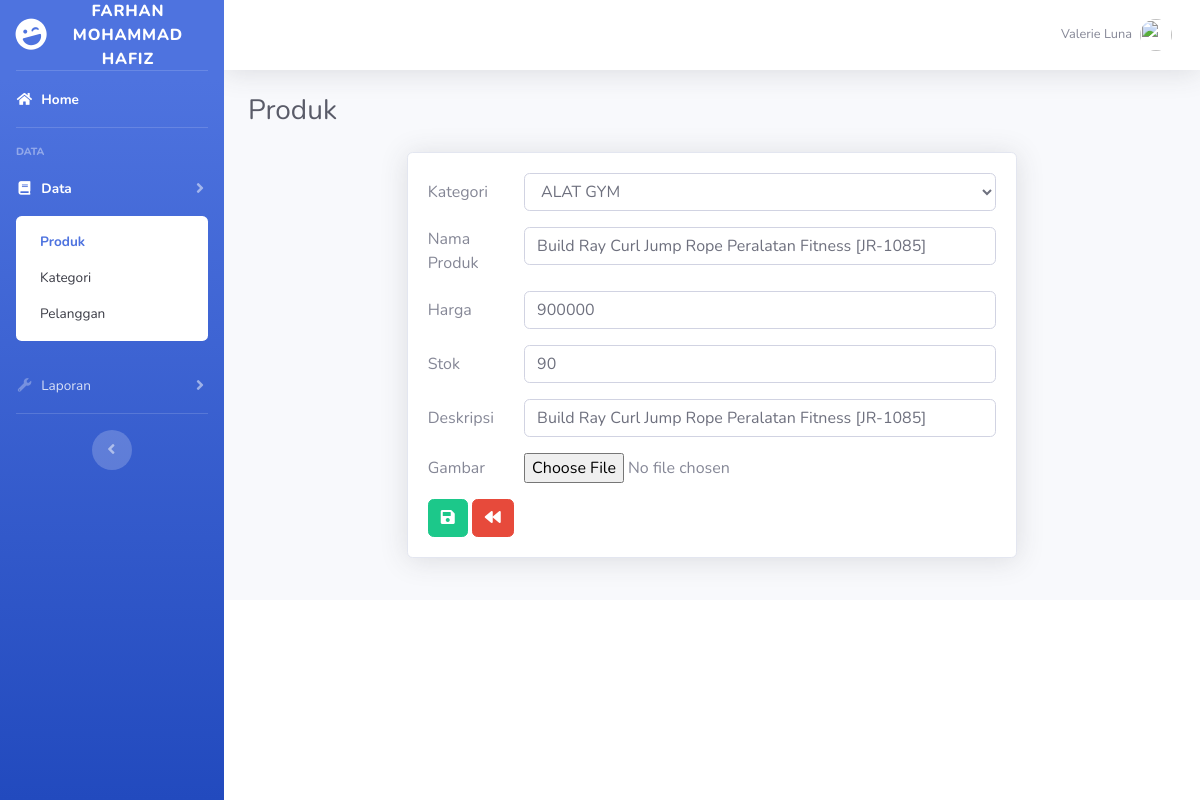
The page /admin/index.php?page=produk&act=edit&idpro=29 on the database its author committed.
### tables this page shows
CREATE TABLE `tbproduk` (
  `id` int(10) NOT NULL,
  `id_kategori` varchar(10) NOT NULL,
  `nama_barang` text NOT NULL,
  `harga` varchar(10) NOT NULL,
  `stok` char(10) NOT NULL,
  `deskripsi` text NOT NULL,
  `tanggal` varchar(50) NOT NULL,
  `img` varchar(50) NOT NULL
);

CREATE TABLE `tbkategori` (
  `id` int(10) NOT NULL,
  `kategori` varchar(200) NOT NULL
);

### admin/page/produk/add_produk.php (the view, shortened to what this page needs)
<?php
$act = $_GET['act'];
if($act=='edit'){
	$id = $_GET['idpro'];
	$sql = mysql_query("SELECT * FROM tbproduk WHERE id='$id'");
	$dt = mysql_fetch_array($sql);
	$aksi = 'edit';
} else {
	$aksi = 'add';
}
?>
<div class="col-md-8 offset-md-2">
	<div class="card shadow">
		<div class="card-body">
			<form method="POST" action="?page=produk&act=proses&aksi=<?= $aksi;?>" enctype="multipart/form-data">
				<div class="form-group form-row">
					<label class="col-md-2 my-auto">Kategori</label>
					<div class="col-md-10">
						<select class="form-control" name="kat">
							<?php
							$sql = mysql_query("SELECT * FROM tbkategori ORDER BY id ASC");
							while($d = mysql_fetch_array($sql)){?>
								<option value="<?= $d['id'];?>" <?= $dt['id_kategori']==$d['id'] ? 'selected' : '';?>><?= ucfirst($d['kategori']);?></option>
							<?php } ?>
						</select>
					</div>
				</div>
				<div class="form-group form-row">
					<label class="col-md-2 my-auto">Nama Produk</label>
					<div class="col-md-10">
						<input type="text" name="nama" class="form-control" value="<?= @$dt['nama_barang'];?>">
					</div>
				</div>
				<div class="form-group form-row">
					<label class="col-md-2 my-auto">Harga</label>
					<div class="col-md-10">
						<input type="text" name="harga" class="form-control" value="<?= @$dt['harga'];?>">
					</div>
				</div>
				<div class="form-group form-row">
					<label class="col-md-2 my-auto">Stok</label>
					<div class="col-md-10">
						<input type="text" name="stok" class="form-control" value="<?= @$dt['stok'];?>">
					</div>
				</div>
				<div class="form-group form-row">
					<label class="col-md-2 my-auto">Deskripsi</label>
					<div class="col-md-10">
						<input type="text" name="des" class="form-control" value="<?= @$dt['deskripsi'];?>">
					</div>
				</div>
				<div class="form-group form-row">
					<label class="col-md-2 my-auto">Gambar</label>
					<div class="col-md-10">
						<input type="file" name="img">
					</div>
				</div>
				<button type="submit" name="simpan" class="btn btn-success"><i class="fa fa-save"></i></button>
				<a href="?page=produk" class="btn btn-danger"><i class="fa fa-backward"></i></a>
			</form>
		</div>
	</div>
</div>

### rows shown on the page
tbproduk: kat "ALAT GYM", nama "Build Ray Curl Jump Rope Peralatan Fitness [JR-1085]", harga "900000", stok "90", des "Build Ray Curl Jump Rope Peralatan Fitness [JR-1085]"

### other values the page prints
$judul "Produk"
